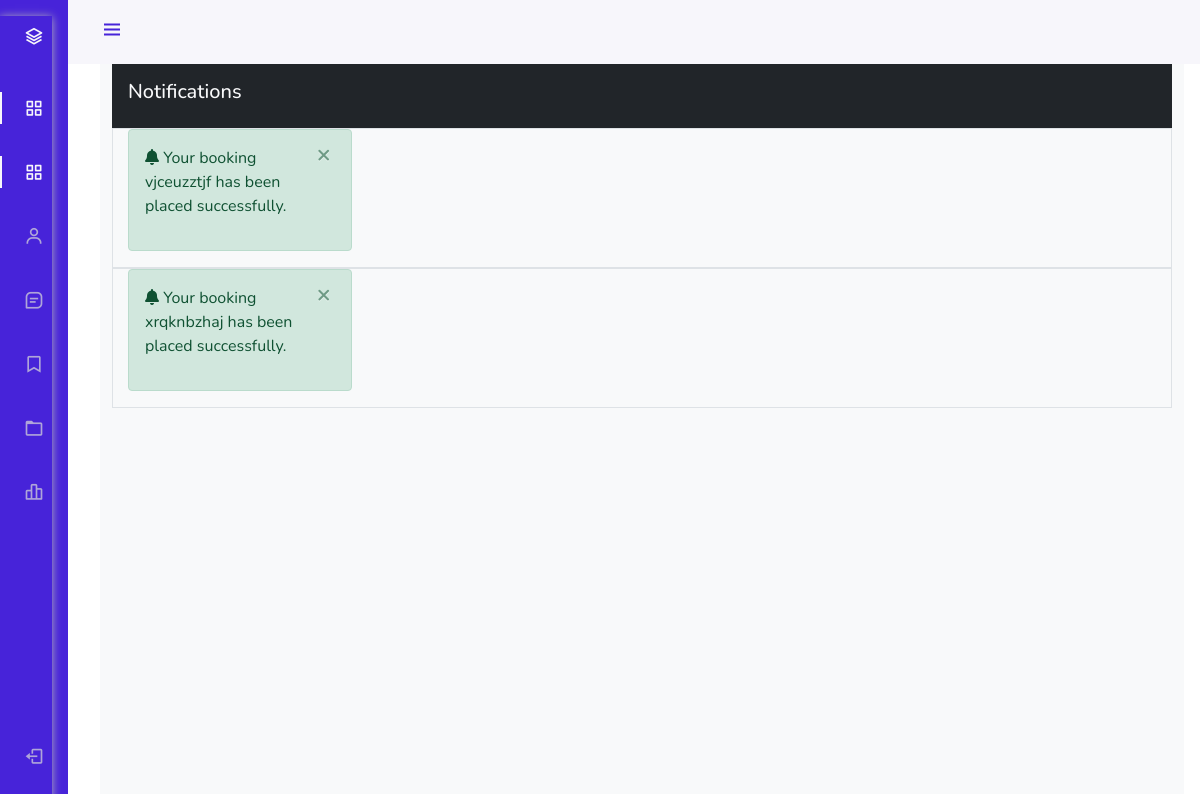
The app's page /dashboard/notifications/ (signed in) with its own data.
### hotel/models.py (models this page shows, shortened)
class Notification(models.Model):
    user = models.ForeignKey(User,on_delete=models.SET_NULL, null=True, blank=True)
    booking = models.ForeignKey(Booking, on_delete=models.SET_NULL, null= True, blank=True)
    type = models.CharField(max_length=100, choices=NOTIFICATION_TYPE)
    seen = models.BooleanField(default=False)
    date = models.DateTimeField(auto_now_add=True)

class Booking(models.Model):
    user = models.ForeignKey(User,on_delete=models.SET_NULL ,null=True,blank=True)
    payment_status = models.CharField(max_length=100, choices=PAYMENT_STATUS)
    coupons=models.ManyToManyField('hotel.Coupon', blank=True)
    full_name = models.CharField(max_length=1000)
    email = models.EmailField(max_length=254)
    phone = models.CharField(max_length=50)
    hotel =models.ForeignKey(Hotel, on_delete=models.SET_NULL,null=True,blank=True)
    room_type = models.ForeignKey(RoomType,on_delete=models.SET_NULL,null=True,blank=True)
    room = models.ManyToManyField(Room)
    before_discount = models.DecimalField( max_digits=12, decimal_places=2,default=0)
    total = models.DecimalField( max_digits=12, decimal_places=2,default=0)
    saved = models.DecimalField( max_digits=12, decimal_places=2,default=0)
    check_in_date= models.DateField()
    check_out_date= models.DateField()
    total_days=models.PositiveIntegerField()
    num_adults=models.PositiveIntegerField()
    num_children=models.PositiveIntegerField()
    check_in = models.BooleanField(default=False)
    check_out = models.BooleanField(default=False)
    is_active = models.BooleanField(default=False)
    checked_in_tracker = models.BooleanField(default=False)
    checked_out_tracker = models.BooleanField(default=False)
    date = models.DateTimeField(auto_now_add=True)
    strip_payment_intent = models.CharField(max_length=1000, null=True, blank=True)
    success_id = ShortUUIDField(unique=True, length=10, max_length=20, alphabet='abcdefghijklmnopqrstuvwxyz', null=True , blank=True)
    booking_id=  ShortUUIDField(unique=True, length=10, max_length=20, alphabet='abcdefghijklmnopqrstuvwxyz')

### user_dashboard/views.py (the view)
# urls.py: path('notifications/',views.notifications,name="notifications"),
@login_required
def notifications(request):
    notifications =Notification.objects.filter(user=request.user,seen=False)
    context = {
        'notifications':notifications
    }
    return render(request,"user_dashboard/notification.html",context)

### templates/user_dashboard/notification.html (shortened to what this page needs)
{% load static%}
<!DOCTYPE html>
<html lang="en">
<head>
    <link rel="stylesheet" href="https://cdn.jsdelivr.net/npm/bootstrap@4.3.1/dist/css/bootstrap.min.css">
<link href="https://cdn.jsdelivr.net/npm/bootstrap@5.0.0-beta1/dist/css/bootstrap.min.css" rel="stylesheet">
<link href="https://cdn.jsdelivr.net/npm/boxicons@latest/css/boxicons.min.css" rel="stylesheet">
<link rel="stylesheet" href="{% static "css/style.css" %}">
</head>
<body id="body-pd">
    <header class="header" id="header">
        <div class="header_toggle"> <i class='bx bx-menu' id="header-toggle"></i> </div>
    </header>
    <div class="l-navbar" id="nav-bar">
        <nav class="nav">
            <div> <a href="#" class="nav_logo"> <i class='bx bx-layer nav_logo-icon'></i> <span class="nav_logo-name">BBBootstrap</span> </a>
              <div class="nav_list"> <a href="{% url 'user_dashboard:dashboard' %}" class="nav_link active"> <i class='bx bx-grid-alt nav_icon'></i> <span class="nav_name">Dashboard</span> </a>  <a href="{% url 'user_dashboard:bookings' %}" class="nav_link active"> <i class='bx bx-grid-alt nav_icon'></i> <span class="nav_name">All bookings</span> </a> <a href="{% url 'user_dashboard:profile' %}" class="nav_link"> <i class='bx bx-user nav_icon'></i> <span class="nav_name">My Profile</span> </a> <a href="{% url 'user_dashboard:notifications' %}" class="nav_link"> <i class='bx bx-message-square-detail nav_icon'></i> <span class="nav_name">Notifications</span> </a> <a href="{% url 'user_dashboard:bookmark' %}" class="nav_link"> <i class='bx bx-bookmark nav_icon'></i> <span class="nav_name">Bookmark</span> </a> <a href="{% url 'user_dashboard:wallet' %}" class="nav_link"> <i class='bx bx-folder nav_icon'></i> <span class="nav_name">Wallet</span> </a> <a href="{% url 'user_dashboard:change_password' %}" class="nav_link"> <i class='bx bx-bar-chart-alt-2 nav_icon'></i> <span class="nav_name">change Password</span> </a> </div>
            </div> <a href="{% url 'userauths:logOut' %}" class="nav_link"> <i class='bx bx-log-out nav_icon'></i> <span class="nav_name">SignOut</span> </a>
        </nav>
    </div>
    <div class="height-100 bg-light">
       <div class="container-fluid">
        <div class="row">
            <div class="col-12">
                <div class="bg-dark text-light p-3">
                    <h5>Notifications</h5>
                </div>
                {% for n in notifications %}
                <div class="col-12 border">
                    {% if n.type == "Booking Confirmed" %}
                    <div class="col-12 alert alert-success alert-dismissible fade show " role="alert">
                        <p><i class="fas fa-bell"></i>  Your booking {{n.booking.booking_id}} has been placed successfully.</p>
                        <a href="{% url 'user_dashboard:notification_mark_as_seen' n.id %}" type="button" class="close" data-dismiss="alert" aria-label="Close">
                          <span aria-hidden="true">&times;</span>
                        </a>
                      </div>
                      {% endif %}
                </div>
                {% endfor %}
            </div>
        </div>
       </div>
</body>
</html>

### static/css/style.css (style rules this page uses)
nav { box-shadow: 0px 1px 9px #b7b6b9; border-bottom: 0px solid rgb(161, 158, 158); }

### templates/user_dashboard/notification.html (style rules this page uses)
:root { --header-height: 3rem;--nav-width: 68px;--first-color: #4723D9;--first-color-light: #AFA5D9;--white-color: #F7F6FB;--body-font: 'Nunito', sans-serif;--normal-font-size: 1rem;--z-fixed: 100 }
*,::before,::after { box-sizing: border-box }
body { position: relative;margin: var(--header-height) 0 0 0;padding: 0 1rem;font-family: var(--body-font);font-size: var(--normal-font-size);transition: .5s }
a { text-decoration: none }
.header { width: 100%;height: var(--header-height);position: fixed;top: 0;left: 0;display: flex;align-items: center;justify-content: space-between;padding: 0 1rem;background-color: var(--white-color);z-index: var(--z-fixed);transition: .5s }
.header_toggle { color: var(--first-color);font-size: 1.5rem;cursor: pointer }
.l-navbar { position: fixed;top: 0;left: -30%;width: var(--nav-width);height: 100vh;background-color: var(--first-color);padding: .5rem 1rem 0 0;transition: .5s;z-index: var(--z-fixed) }
.nav { height: 100%;display: flex;flex-direction: column;justify-content: space-between;overflow: hidden }
.nav_logo, .nav_link { display: grid;grid-template-columns: max-content max-content;align-items: center;column-gap: 1rem;padding: .5rem 0 .5rem 1.5rem }
.nav_logo { margin-bottom: 2rem }
.nav_logo-icon { font-size: 1.25rem;color: var(--white-color) }
.nav_link { position: relative;color: var(--first-color-light);margin-bottom: 1.5rem;transition: .3s }
.nav_icon { font-size: 1.25rem }
.show { left: 0 }
.active { color: var(--white-color) }
.active::before { content: '';position: absolute;left: 0;width: 2px;height: 32px;background-color: var(--white-color) }
.height-100 { height:100vh }
@media screen and (min-width: 768px) { body { margin: calc(var(--header-height) + 1rem) 0 0 0;padding-left: calc(var(--nav-width) + 2rem) } }
@media screen and (min-width: 768px) { .header { height: calc(var(--header-height) + 1rem);padding: 0 2rem 0 calc(var(--nav-width) + 2rem) } }
@media screen and (min-width: 768px) { .l-navbar { left: 0;padding: 1rem 1rem 0 0 } }
@media screen and (min-width: 768px) { .show { width: calc(var(--nav-width) + 156px) } }

### records on screen
Notification: booking.booking_id "vjceuzztjf"
Notification: booking.booking_id "xrqknbzhaj"
